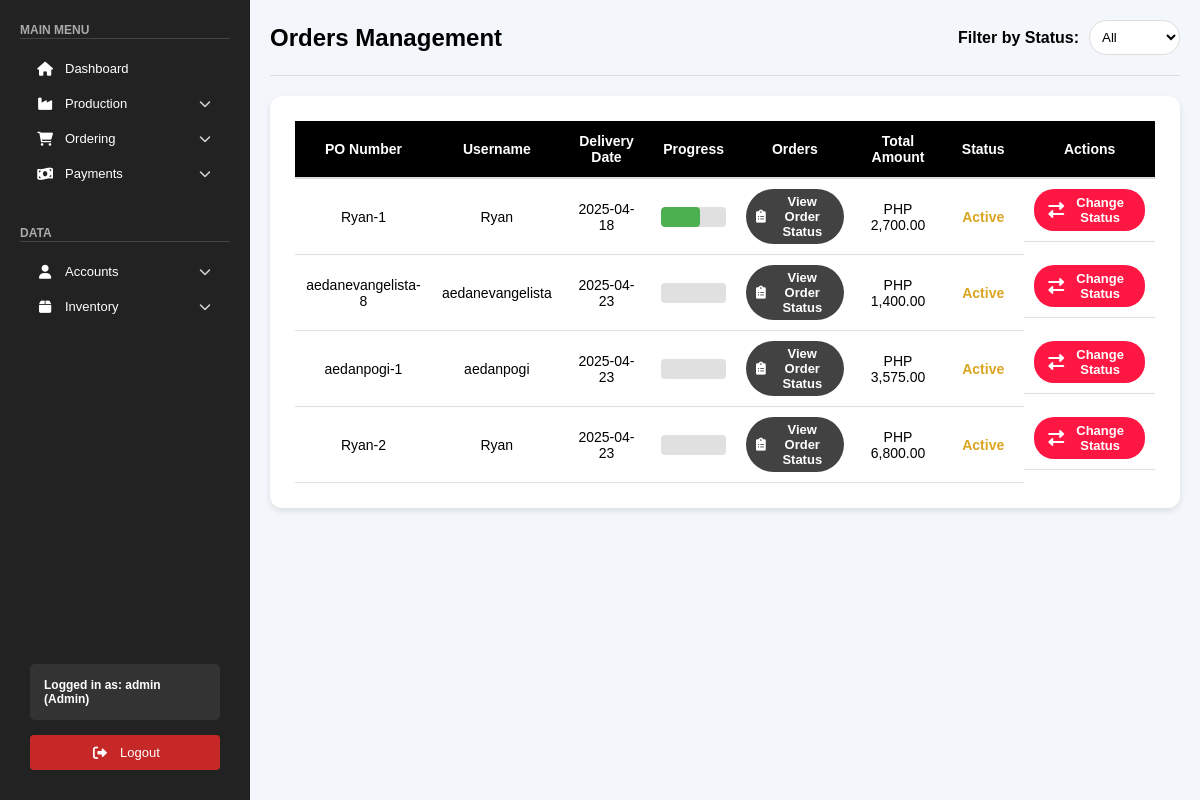
The page /public/pages/orders.php (signed in) on the database as committed earlier.
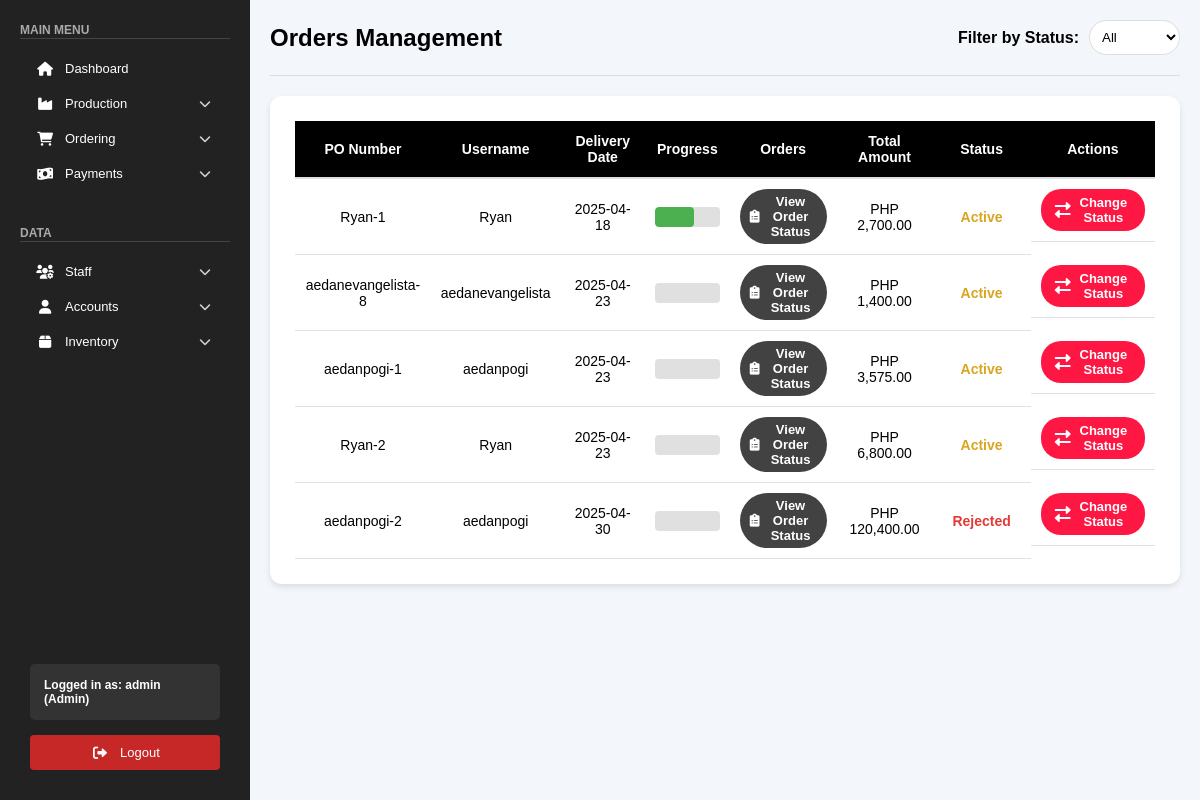
The same page on the database as committed later.
### tables this page shows
CREATE TABLE `orders` (
  `id` int(11) NOT NULL,
  `po_number` varchar(255) NOT NULL,
  `username` varchar(255) NOT NULL,
  `order_date` date NOT NULL,
  `delivery_date` date NOT NULL,
  `delivery_address` varchar(255) DEFAULT NULL,
  `orders` longtext DEFAULT NULL CHECK (json_valid(`orders`)),
  `total_amount` decimal(10,2) NOT NULL,
  `status` enum('Pending','Active','Rejected','Completed') NOT NULL DEFAULT 'Pending',
  `contact_number` varchar(20) DEFAULT NULL,
  `special_instructions` text DEFAULT NULL,
  `payment_method` varchar(50) DEFAULT NULL,
  `subtotal` decimal(10,2) DEFAULT 0.00,
  `delivery_fee` decimal(10,2) DEFAULT 0.00,
  `progress` int(11) DEFAULT 0,
  `completed_items` longtext DEFAULT NULL,
  `item_progress_data` longtext DEFAULT NULL,
  `quantity_progress_data` longtext DEFAULT NULL,
  `item_progress_percentages` longtext DEFAULT NULL
);

### public/pages/orders.php (the view, shortened to what the changed rows need)
<?php
include "../../backend/check_role.php";
$orders = [];
$sql = "SELECT po_number, username, order_date, delivery_date, delivery_address, orders, total_amount, status, progress FROM orders WHERE status IN ('Active', 'Rejected')";
$sql .= " ORDER BY
          CASE
              WHEN status = 'Active' THEN 1
              WHEN status = 'Rejected' THEN 2
              ELSE 3
          END,
          delivery_date ASC";
$stmt = $conn->prepare($sql);
$stmt->execute();
$result = $stmt->get_result();
if ($result && $result->num_rows > 0) {
    while ($row = $result->fetch_assoc()) {
        $orders[] = $row;
    }
}
?>
<!DOCTYPE html>
<html lang="en">
<head>
    <link rel="stylesheet" href="/css/orders.css">
    <link rel="stylesheet" href="/css/sidebar.css">
    <link rel="stylesheet" href="/css/toast.css">
    <link rel="stylesheet" href="https://cdnjs.cloudflare.com/ajax/libs/font-awesome/6.0.0/css/all.min.css">
    <link rel="stylesheet" href="https://code.jquery.com/ui/1.12.1/themes/base/jquery-ui.css">
</head>
<body>
    <?php include '../sidebar.php'; ?>
    <div class="main-content">
        <div class="orders-header">
            <h1>Orders Management</h1>
        </div>
        <div class="orders-table-container">
            <table class="orders-table">
                <thead>
                    <tr>
                        <th>PO Number</th>
                        <th>Username</th>
                        <th>Delivery Date</th>
                        <th>Progress</th>
                        <th>Orders</th>
                        <th>Total Amount</th>
                        <th>Status</th>
                        <th>Actions</th>
                    </tr>
                </thead>
                <tbody>
                    <?php if (count($orders) > 0): ?>
                        <?php foreach ($orders as $order): ?>
                            <tr>
                                <td><?= htmlspecialchars($order['po_number']) ?></td>
                                <td><?= htmlspecialchars($order['username']) ?></td>
                                <td><?= htmlspecialchars($order['delivery_date']) ?></td>
                                <td>
                                    <div class="progress-bar-container">
                                        <div class="progress-bar" style="width: <?= $order['progress'] ?? 0 ?>%"></div>
                                    </div>
                                </td>
                                <td>
                                    <button class="view-orders-btn" onclick="viewOrderDetails('<?= htmlspecialchars($order['po_number']) ?>')">
                                        <i class="fas fa-clipboard-list"></i>
                                        View Order Status
                                    </button>
                                </td>
                                <td>PHP <?= htmlspecialchars(number_format($order['total_amount'], 2)) ?></td>
                                <td>
                                    <?php
                                    $statusClass = '';
                                    switch($order['status']) {
                                        case 'Active':
                                            $statusClass = 'status-active';
                                            break;
                                        case 'Rejected':
                                            $statusClass = 'status-rejected';
                                            break;
                                    }
                                    ?>
                                    <span class="status-badge <?= $statusClass ?>"><?= htmlspecialchars($order['status']) ?></span>
                                </td>
                                <td class="action-buttons">
                                    <button class="status-btn" onclick="openStatusModal('<?= htmlspecialchars($order['po_number']) ?>', '<?= htmlspecialchars($order['username']) ?>')">
                                        <i class="fas fa-exchange-alt"></i> Change Status
                                    </button>
                                </td>
                            </tr>
                        <?php endforeach; ?>
                    <?php else: ?>
                        <tr>
                            <td colspan="8" class="no-orders">No orders found.</td>
                        </tr>
                    <?php endif; ?>
                </tbody>
            </table>
        </div>
    </div>
</body>
</html>

### public/sidebar.php (shortened to what the changed rows need)
<?php
include_once "../../backend/check_role.php";
if (isset($_SESSION['admin_user_id'])) {
    $role = $_SESSION['admin_role'] ?? 'guest';
} else if (isset($_SESSION['client_user_id'])) {
    $username = $_SESSION['client_username'] ?? 'Guest';
    $role = $_SESSION['client_role'] ?? 'guest';
} else {
    $username = $_SESSION['username'] ?? 'Guest';
    $role = $_SESSION['role'] ?? 'guest';
}
$stmt = $conn->prepare("SELECT pages FROM roles WHERE role_name = ? AND status = 'active'");
$stmt->bind_param("s", $role);
$stmt->execute();
$stmt->bind_result($pages);
$allowedPages = array_map('trim', explode(',', $pages));
?>
<div class="sidebar">
    <div>
        <div class="menu-section">
            <?php if (in_array('Staff', $allowedPages) || in_array('Drivers', $allowedPages)): ?>
                <div class="submenu">
                    <span class="menu-item" onclick="toggleSubmenu(this)">
                        <div>
                            <i class="fas fa-users-cog"></i> Staff
                        </div>
                        <i class="fas fa-chevron-down"></i>
                    </span>
                </div>
            <?php endif; ?>
        </div>
    </div>
</div>

Rows that differ between the two databases and show on the page:
added orders: po_number "aedanpogi-2", username "aedanpogi", delivery_date "2025-04-30", total_amount "120,400.00", status "Rejected"
Other text that changed with them:
text now shown: "Staff"
